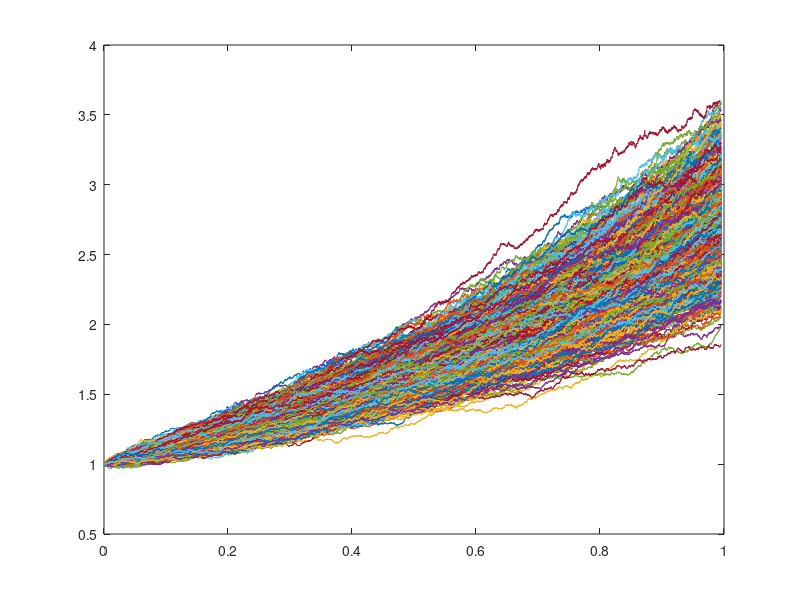

Source code (MATLAB):
Nsims = 1000;
N=2^15;         % set to length of individual sim                    
r = 1;
alpha = 0.1;
T = 1;

t = (0:1:N)'/N;                   
t = (T*(r-(alpha^2)/2))*t;
W = cat(1,zeros(1,Nsims),cumsum(randn(N,Nsims))); 
W = W*(sqrt(T)*alpha/sqrt(N));
Y = repmat(t,1,Nsims) + W;
X = exp(Y);

plot(t,X)